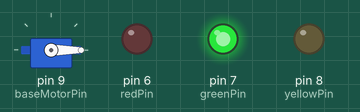
This sketch was run on a simulated Arduino Uno, built with avr-gcc and run on an emulated ATmega328P. Parts: servo, output pins drawn as LEDs (lit = HIGH).

Above: at 0.05 s.
At 1.65 s:
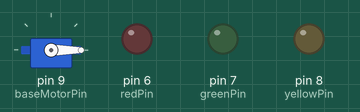
At 2.35 s:
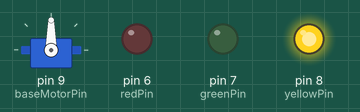
At 3.3 s:
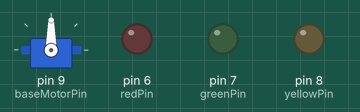
At 4.9 s:
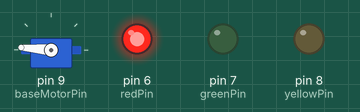
At 6.55 s:
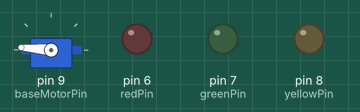
Timing chart, 0 to 8.6 s (numbered marks = the images above):
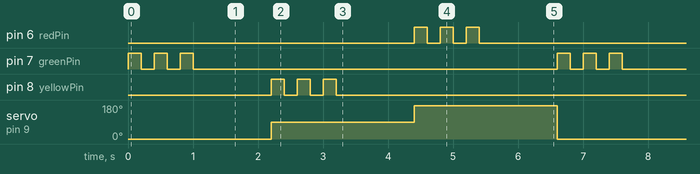

The sketch:

baseplusLEDs.ino
```cpp
/*
Challenges
1) Create variables for each color pin
2) Blink Green, Red and then Yellow
3) Do challenge 2 but using the blink function that includes a parameter
4) Blink 10 x at each angle (0, 90, 180)
5) Do challenge 4 but with for loops.
*/

#include <Servo.h>

int redPin = 6;
int greenPin = 7;
int yellowPin = 8;
int baseMotorPin = 9;

Servo baseMotor;

void setup() {
  pinMode(redPin,OUTPUT);
  pinMode(greenPin,OUTPUT);
  pinMode(yellowPin,OUTPUT);
  pinMode(baseMotorPin,OUTPUT);

  baseMotor.attach(baseMotorPin);
}

void blink(int color) {
  digitalWrite(color,HIGH);
  delay(200);
  digitalWrite(color,LOW);
  delay(200);
}

void loop() {
  baseMotor.write(0);
  blink(greenPin);
  blink(greenPin);
  blink(greenPin);

  delay(1000);

  baseMotor.write(90);
  blink(yellowPin);
  blink(yellowPin);
  blink(yellowPin);

  delay(1000);

  baseMotor.write(175);
  blink(redPin);
  blink(redPin);
  blink(redPin);

  delay(1000);

}
```

Measured:
- by itself, pin 6 (redPin), pin 7 (greenPin), pin 8 (yellowPin): repeats every 6.6 s: 2 × (LOW 0.20 s, HIGH 0.20 s), LOW 5.6 s, HIGH 0.20 s
- by itself, servo on pin 9 (baseMotorPin): repeats every 6.6 s: 175° 2.2 s, 0° 2.2 s, 90° 2.2 s
